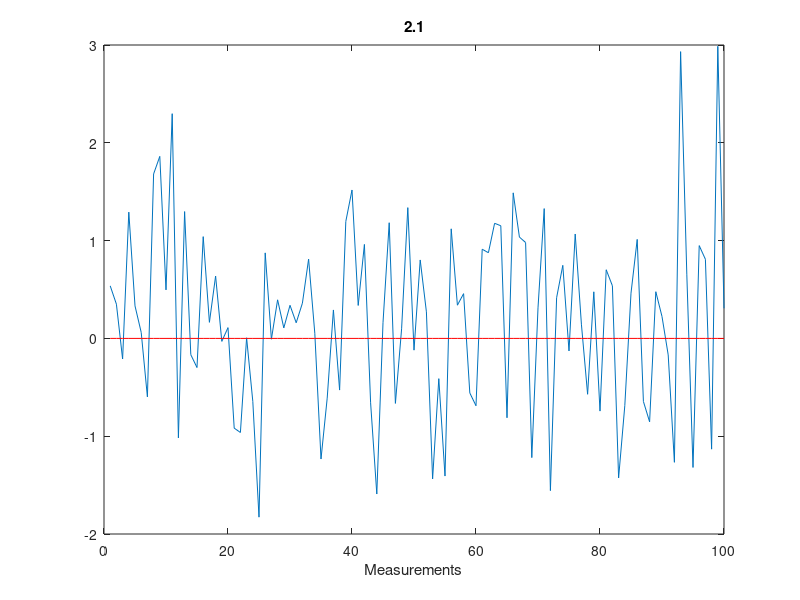
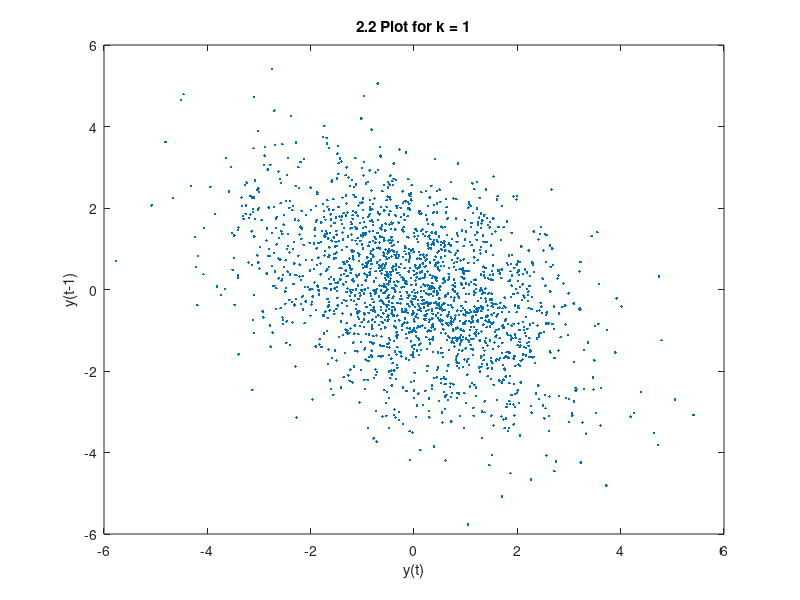
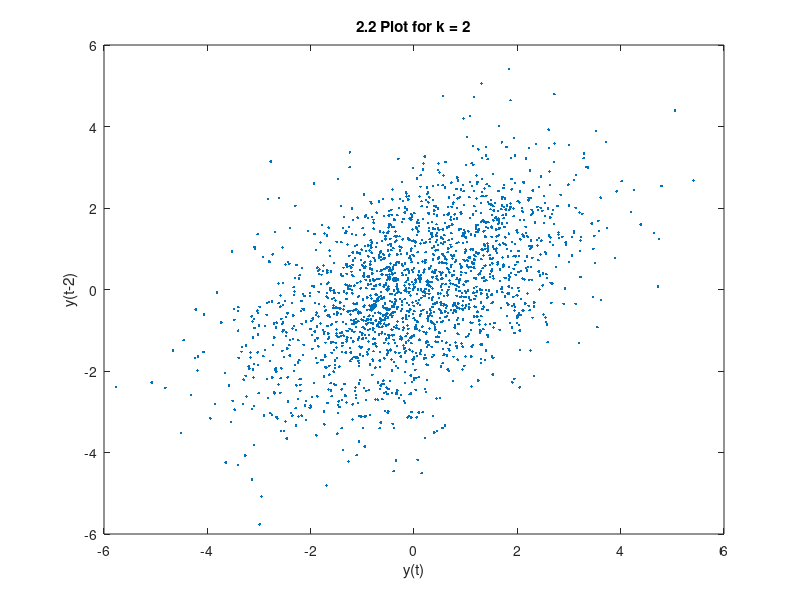
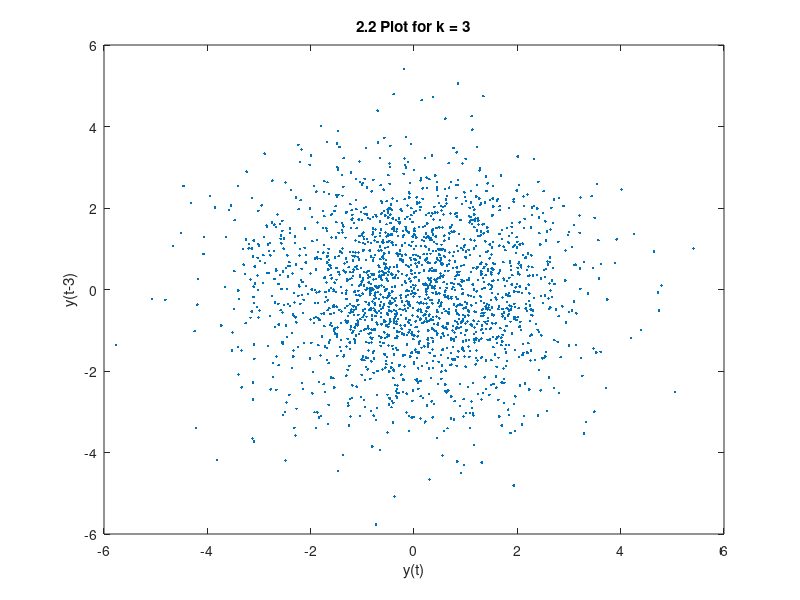

These figures' MATLAB source, in order: (Note: this script raises an error after producing the figures.)
%% Stationary stochastic processes, computer exercise 1
close all
clear all
clc
addpath('all_files')

% 2.1
disp('2.1')
% Load data
load data1.mat
% Plot
figure(2)
plot(data1.x)
hold on
plot(zeros(size(data1.x)),'r')
hold off
xlabel('Measurements')
title('2.1')
% Estimated expected value
m = mean(data1.x)
% Confidence interval
lower = m - 1.96*std(data1.x)/sqrt(length(data1.x));
upper = m + 1.96*std(data1.x)/sqrt(length(data1.x));
conf_int = [lower upper]

% 2.2
% Load and decide max time shift
load covProc
n = 3;
% Plot y(t) against y(t-k)
for k = 1:n
    figure(k+2)
    plot(covProc(1:end-k), covProc(k+1:end),'.')
    title(['2.2 Plot for k = ' num2str(k)])
    xlabel('y(t)')
    ylabel(['y(t-' num2str(k) ')'])
end
% Look at covariance function
[ycov,lags] = xcov(covProc,20,'biased');
figure(6)
subplot(2,1,1)
plot(lags,ycov,'o-')
hold on
plot(lags,zeros(size(ycov)),'r')
hold off
xlabel('Lags')
title('2.2 Covariance')
% Look at correlation function
[ycor,lags] = xcov(covProc,20,'coeff');
subplot(2,1,2)
plot(lags,ycor,'o-')
hold on
plot(lags,zeros(size(ycor)),'r')
hold off
xlabel('Lags')
title('2.2 Correlation')

% 2.3
disp('2.3')
% Create data
figure(1)
simuleraenkelsumma
% Open interface
%spekgui

% 3.1
% Load data
load cello.mat
load trombone.mat
% Open interface
%spekgui

% 3.2
% Down-sample cello
n = 2;
cello2.x = cello.x(1:n:end);
cello2.dt = cello.dt*n;
% Down-sample trombone
k = 4;
tromboneD.x = trombone.x(1:k:end);
tromboneD.dt = trombone.dt*k;
% Low-pass filter then down-sample
cello2_filt.x = decimate(cello.x,2);
cello2_filt.dt = cello.dt*2;
% Open interface
%spekgui


